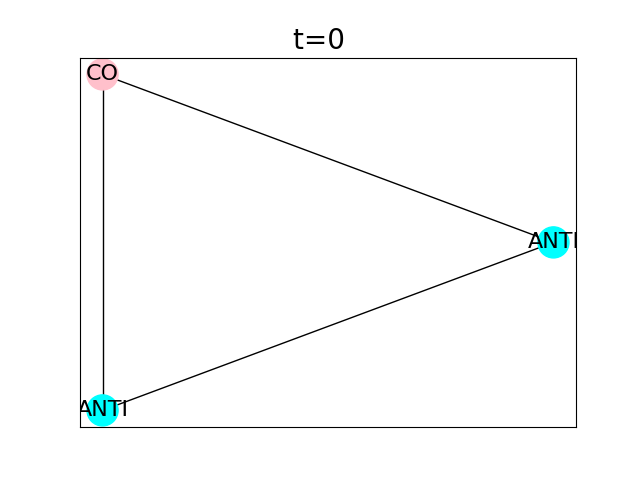
#> input picture Simultor for Mixed Coordinator and Anti-coordinators in a Network/images/snap_t=0.png, 640 x 480 px; its folder holds 4 pictures in this run; the run also reads 1 picture not shown here
$ python plot.py
#> lines starting #> are read from the running program, lines starting #| are printed output that depends on the picture
import csv
import matplotlib as plt
import networkx as nx

#
# with open('diagram.csv') as file:
#
#
# def A_time_plot():
#
import glob
from PIL import Image

# filepaths
fp_in = "/images/snap_*.png"
fp_out = "/images/snap.gif"

# https://pillow.readthedocs.io/en/stable/handbook/image-file-formats.html#gif
img, *imgs = [Image.open(f) for f in sorted(glob.glob(fp_in))]
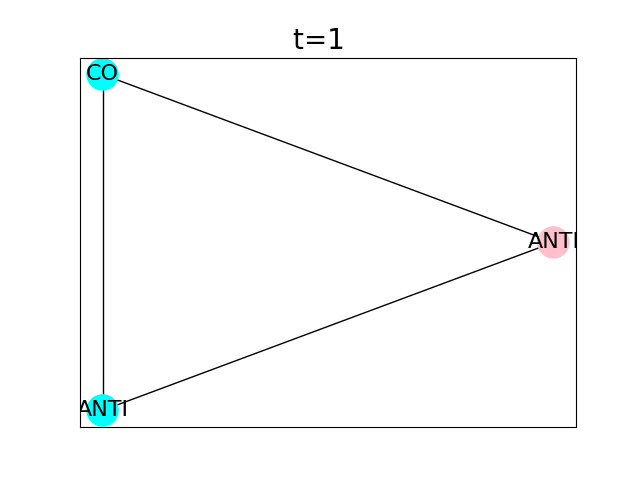
#> input picture Simultor for Mixed Coordinator and Anti-coordinators in a Network/images/snap_t=1.png, 640 x 480 px
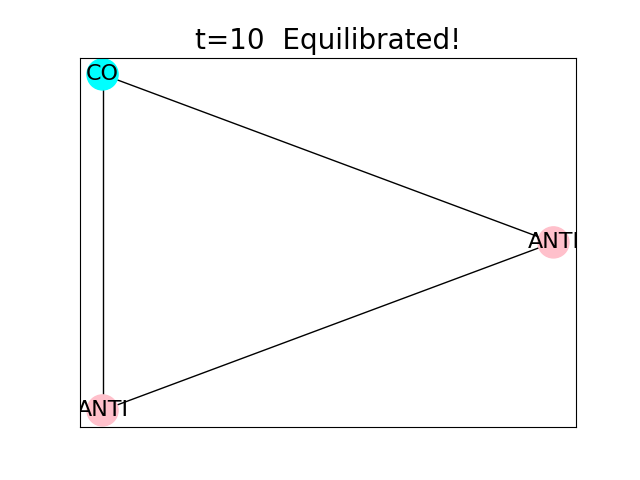
#> input picture Simultor for Mixed Coordinator and Anti-coordinators in a Network/images/snap_t=10.png, 640 x 480 px
#> img is the input picture: PIL image 640x480 RGBA; mean R, G, B, A 250.2, 251.1, 251.1, 255
#> imgs = 3 items
img.save(fp=fp_out, format='GIF', append_images=imgs,
         save_all=True, duration=200, loop=0)
